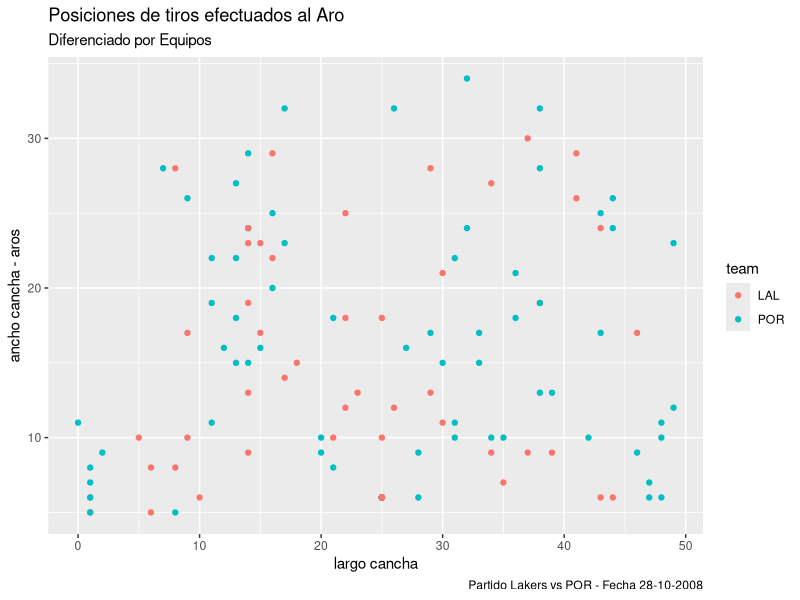
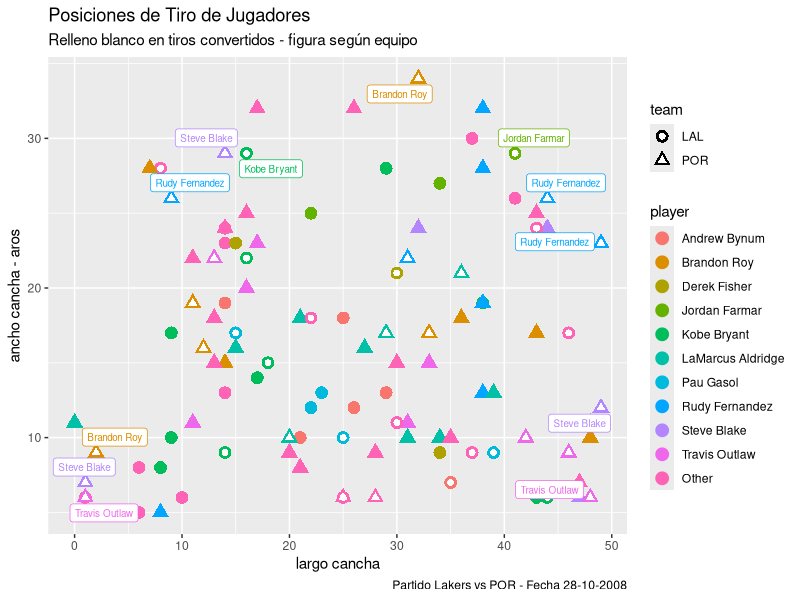
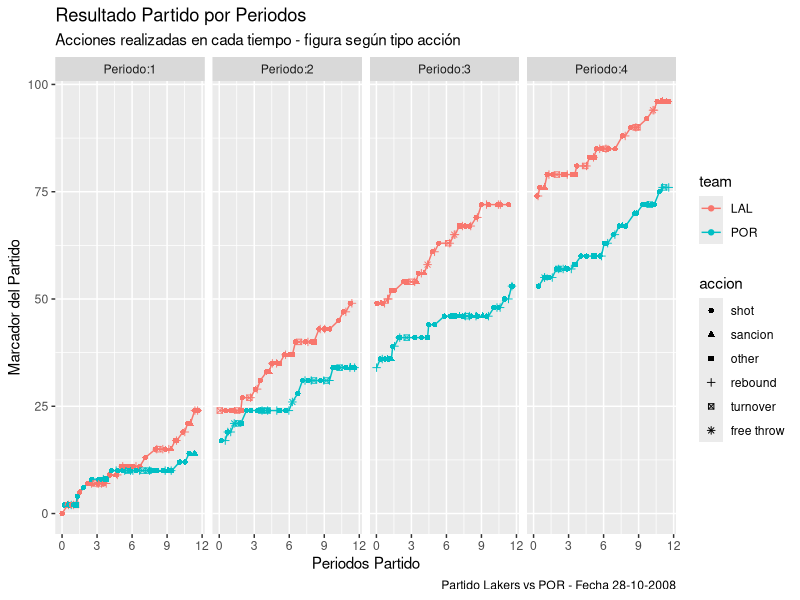
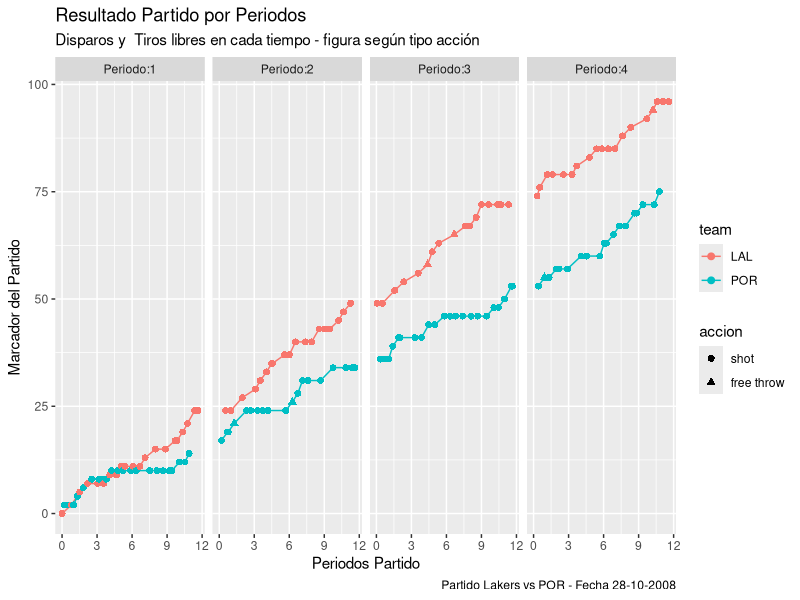

Write R code to recreate these figures, in order.
## ---- chunk 1
library(tidyverse)
library(lubridate)

#nrow(lakers)
#ncol(lakers)
summary(lakers)
#view(lakers)
## ---- chunk 2
 lakers_fix <- lakers %>% 
  mutate(date = ymd(date), 
         tiempo = lubridate::ms(time)) %>% 
  select(date, period, tiempo, everything()) %>% 
  arrange(date, period, tiempo)
## ---- chunk 3
resultados <- lakers_fix %>% 
  filter(result != "") %>% 
  mutate(result = factor(result))
## ---- chunk 4
resultados %>% 
  filter(date == ymd(20081028) & !is.na(x) & !is.na(y)) %>% 
  ggplot(aes(x, y, color = team)) +
  geom_point() +
  labs(
    x = "largo cancha",
    y = "ancho cancha - aros", 
    title = "Posiciones de tiros efectuados al Aro",
    subtitle = "Diferenciado por Equipos",
    caption = "Partido Lakers vs POR - Fecha 28-10-2008"
  )
## ---- chunk 5
resultados_player <- resultados %>% 
  filter(date == ymd(20081028) & !is.na(x) & !is.na(y)) %>%
  mutate(player = fct_lump(as.factor(player), n = 10)) 
  
player_cantidad  <-  resultados_player %>%  count(player) %>% mutate(n = if_else(player=="Other", 1, as.double(n)))


resultados_cant_player <- resultados_player %>% left_join(player_cantidad)

data_1 <- resultados_cant_player %>% filter(result == "made")
data_2 <- resultados_cant_player %>% filter(result == "made", points == 3, player != "Other") 
  
resultados_cant_player %>%   
  ggplot(aes(x, y, color = player, shape = team)) +
  geom_point(size = 4) + 
  geom_point(data = data_1, aes(x, y), color = "white", size = 2) +
  ggrepel::geom_label_repel(aes(label = player), data = data_2, size = 2.5, max.overlaps = 3, show.legend = FALSE) +
  labs( x = "largo cancha",
      y = "ancho cancha - aros", 
      title = "Posiciones de Tiro de Jugadores",
      subtitle = "Relleno blanco en tiros convertidos - figura según equipo",
      caption = "Partido Lakers vs POR - Fecha 28-10-2008")
  
## ---- chunk 6
lakers20081028_LAL  <- lakers_fix %>% 
  filter(date == ymd(20081028) & team == "LAL") %>% 
  select(period, team, tiempo, etype, points, type) %>% 
  arrange(period, tiempo) %>% 
  mutate(puntaje = cumsum(points)) %>% 
  group_by(period, tiempo, team) %>% 
    summarise(
      accion = max(etype),
      total_puntos = max(puntaje))

lakers_20081028_POR  <- lakers_fix %>% 
  filter(date == ymd(20081028) & team == "POR") %>% 
  select(period, team, tiempo, etype, points, type) %>% 
  arrange(period, tiempo) %>% 
  mutate(puntaje = cumsum(points)) %>% 
  group_by(period, tiempo, team) %>% 
    summarise(
      accion = max(etype),
      total_puntos = max(puntaje))

lakers_20081028 <- lakers20081028_LAL %>% 
  union(lakers_20081028_POR) %>% 
  arrange(period, tiempo, team) %>% 
  mutate(team = factor(team))
## ---- chunk 7
lakers_20081028 %>% 
  mutate(period = paste0("Periodo:", period),
         tiempo = tiempo/minutes(1),
         accion = as.factor(accion), 
         accion = fct_collapse(accion, sancion = c("foul", "violation"), other = c("timeout", "sub"))) %>% 
  ggplot(aes(tiempo, total_puntos)) +
  geom_line(aes(color = team)) +
  geom_point(aes(shape = accion, color = team)) +
  facet_grid(. ~ period) +
  labs( x = "Periodos Partido",
      y = "Marcador del Partido", 
      title = "Resultado Partido por Periodos",
      subtitle = "Acciones realizadas en cada tiempo - figura según tipo acción",
      caption = "Partido Lakers vs POR - Fecha 28-10-2008")
## ---- chunk 8
lakers_20081028 %>% 
  filter(accion %in% c("shot", "free throw")) %>% 
  mutate(period = paste0("Periodo:", period),
    accion = factor(accion, levels = c("shot", "free throw"), ordered = TRUE)) %>% 
  ggplot(aes(tiempo/seconds(60), total_puntos)) +
  geom_line(aes(color = team)) +
  geom_point(aes(shape = accion, color = team), size = 2) +
  facet_grid(. ~ period) +
  labs( x = "Periodos Partido",
      y = "Marcador del Partido", 
      title = "Resultado Partido por Periodos",
      subtitle = "Disparos y  Tiros libres en cada tiempo - figura según tipo acción",
      caption = "Partido Lakers vs POR - Fecha 28-10-2008")
